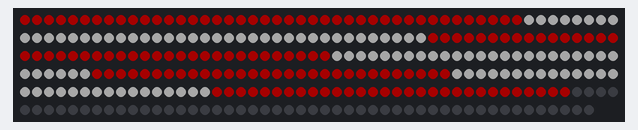
The sketch below on a simulated Arduino Uno, built with avr-gcc and run on an emulated ATmega328P. Shown: 298 RGB LEDs in strip order, left to right, continuing on the next row. Dim RGB values are drawn brighter than linear; random numbers use the default seed unless the sketch sets one.

Above: at 2.7 s.
At 9.4 s:
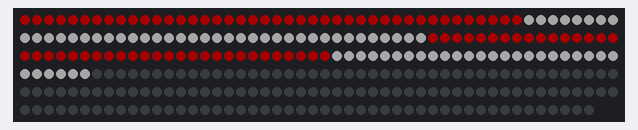
At 16.08 s:
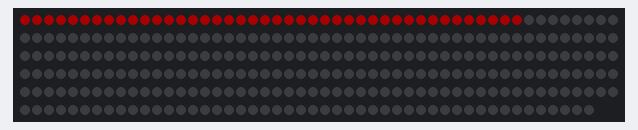
At 36.31 s:
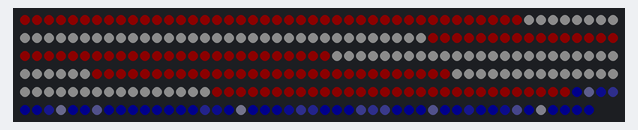

The sketch:

Fast_LED_American_Flag.ino
```cpp
// Always include the FastLED library
#include "FastLED.h"

// At minimum you must tell the library the number of LEDs and the type.
// Also define the data pin attached to the Arduino
// Using defines saves the data during compile - freeing RAM for use later
#define NUM_LEDS 298
#define DATA_PIN 11
#define LED_TYPE WS2812
#define COLOR_ORDER GRB

// You can also set some default values to utilize later during setup or in animations
#define BRIGHTNESS          40
#define FRAMES_PER_SECOND  120

// Create an array of colors to quickly access individual colors or create cycles
CHSV COLORS_CHSV[] =  {CHSV(0, 255, 255),    // Red
                      CHSV(0, 0, 255),      // White
                      CHSV(170, 255, 255)   // Purple
};

CRGB COLORS_CRGB[] =  {CRGB(255, 0, 0),    // Red
                      CRGB(255, 255, 255),      // White
                      CRGB(0, 0, 255)   // Purple
};

// Or we can set these colors to a custom gradient palette
// Here are the same colors as ealier as expressed in RGB format
// Notice how I repeated the fist and last colors to extend them into the palette

DEFINE_GRADIENT_PALETTE( PALETTE ) {
        0,    255, 0,   0,   // First color repeats
        21,   255, 0,   0,   // Red
        128,   255, 255, 255,   // White
        233,   0, 0, 255,   // Blue
        255,   0, 0,   255
};

// Then we can create a palette to use later
// (note this can be buried further and destroyed after use to save memory)
CRGBPalette16 rainbowPalette = PALETTE;

// You can use the whole strip or select from a section
// This array holds the first and last index for each section of the strip
int STRIPS [][2] = {
        // Longer strips
        {0, 41},      // 0  First strip on left - runs down
        {42, 83},     // 1  Second strip on left - runs up
        {84, 125},    // 2  Third strip on left - runs down

        // Shorter strips
        {126, 155},   // 3  Fourth strip from right - runs down
        {156, 185},   // 4  Third strip from right - runs down
        {186, 215},   // 5  Second strip from right - runs down
        {216, 245},   // 6  First strip from right - runs down

        // Matrix
        {246, 251},   // 7  Row one - runs left
        {252, 257},   // 8  Row two - runs right
        {258, 263},   // 9  Row three - runs left
        {264, 269},   // 10 Row four - runs right
        {270, 275},   // 11 Row five - runs left
        {276, 281},   // 12 Row six - runs right

        // "Ring"
        {282, 286},   // 13 Top - runs left
        {287, 289},   // 14 Left - runs down
        {290, 294},   // 15 Bottom - runs right
        {295, 297}    // 16 Right - runs up
};

// Finally create a CRGB object to hold all of the leds in our strip
CRGB leds[NUM_LEDS];

//////////////////////////////////////////////
////////////      Setup       ////////////////
//////////////////////////////////////////////

// The setup is fairly standard
void setup() {
    delay(2000); // power-up safety delay
    FastLED.addLeds<LED_TYPE,DATA_PIN,COLOR_ORDER>(leds, NUM_LEDS).setCorrection(TypicalLEDStrip);
    FastLED.setBrightness(BRIGHTNESS);
    FastLED.setMaxPowerInVoltsAndMilliamps(5,1500);
    // I'm not sure if this is required, but 13 is the typical on-board led
    set_max_power_indicator_LED(13);
    // Initialize serial port for debugging.
    Serial.begin(115200);
    // Add any code your sketch requires...

}

void loop() {
  // put your main code here, to run repeatedly:

  wipeMatrixVertical(COLORS_CRGB[0], 0, 0, 100);
  wipeMatrixVertical(COLORS_CRGB[1], 1, 1, 100);
  wipeMatrixVertical(COLORS_CRGB[0], 2, 2, 100);
  wipeMatrixVertical(COLORS_CRGB[1], 3, 3, 100);
  wipeMatrixVertical(COLORS_CRGB[0], 4, 4, 100);
  wipeMatrixVertical(COLORS_CRGB[1], 5, 5, 100);
  wipeMatrixVertical(COLORS_CRGB[0], 6, 6, 100);

  // Capture the start time
  unsigned long start_time = millis();

  int duration = 5000;

  while(millis() < start_time + duration){

    int random_index = (rand() % (297 - 246)) + 246;

    leds[random_index] = COLORS_CRGB[1];

    blendWithColor(COLORS_CRGB[2], 246, 297, 20);

  }

  cleanUpLEDs(0);


}

void blendWithColor(CRGB color, int start_led, int end_led, int steps){
  for(int i=start_led; i<end_led + 1; i++){
    leds[i] = blend(leds[i], color, steps);
  }
  FastLED.show();
}


// Wipes the matrix row by row with a single color
void wipeMatrixVertical(CRGB color, int start_strip, int end_strip, int wait){

    // Setup some variables to hold the range to adjust
    int first_led, last_led;

    // Loop through the strips and set all leds to a value using gradient
    for(int i=start_strip; i<end_strip + 1; i++){

            // Capture the range for this strip
            first_led = STRIPS[i][0];
            last_led = STRIPS[i][1];

            // Set all pixels in range to the color
            fill_gradient_RGB (leds, first_led, color, last_led, color);

            // As always show the leds
            FastLED.show();

            // Wait for a bit
            delay(wait);
        }
}


// Helper function to fade everything to black
void cleanUpLEDs(int wait){
    // Simple animation wait then fade out all leds
    delay(wait);
    for(int i=0; i<50; i++){

        fadeToBlackBy(leds, NUM_LEDS, 20);
        FastLED.show();
        delay(10);

    }
}
```

Measured:
- what the display in image 0 shows lasts 5.1 s, from 2.7 s to 7.8 s
